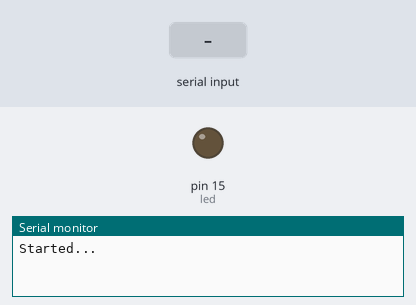
A sketch run on a simulated Arduino Uno, built with avr-gcc and run on an emulated ATmega328P. Parts: output pins drawn as LEDs (lit = HIGH), the last lines printed to the serial monitor. The test bench sets the inputs (shaded band).

Above: at 2.2 s.
2.3 s: "lock" received over the second serial link
At 3.6 s:
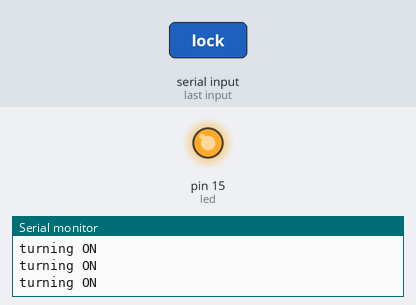
4.7 s: "unlock" received over the second serial link
At 6.8 s:
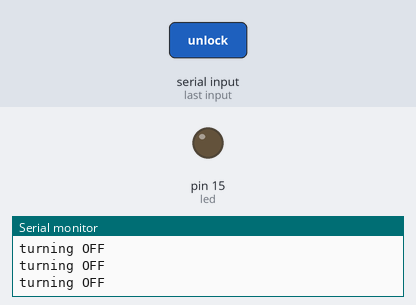
7.6 s: "ON" received over the second serial link
Timing chart, 0 to 10.6 s (numbered marks = the images above; inputs shaded):
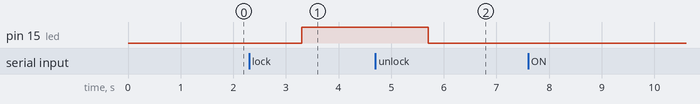

The sketch:

bt-02.ino
```cpp
#include <SoftwareSerial.h>
SoftwareSerial btSerial(5, 4); // D1 (GPIO5) is used as Rx while D2 (GPIO4) is used as Tx
int led = 15;   // led also the internal led of NodemCU
int ledState = LOW;   // led state to toggle
String ledB = "";

void setup() {
  delay(1000);
  Serial.begin(9600);
  btSerial.begin(9600);     // bluetooth module baudrate
  pinMode(led, OUTPUT);
  Serial.println("Started...");
}

void loop(){
  if (btSerial.available() > 0) {    // check if bluetooth module sends some data to esp8266
    String data = btSerial.readString();  // read the data from HC-05

    if(data.startsWith("lock")){
      ledB = "ON";
    }
    else if(data.startsWith("unlock")){
      ledB = "OFF";
    }

  }

  if(ledB == "ON") {          // if received data is 'n' the LED turns ON
    Serial.println("turning ON");
    digitalWrite(led, HIGH);
  }
  else if(ledB == "OFF") {          // if received data is 'f' the LED turns ON
    Serial.println("turning OFF");
    digitalWrite(led, LOW);
  }
}
```

Measured:
- after the input at 2.3 s, pin 15 (led): LOW → HIGH after 1.0 s
- after the input at 4.7 s, pin 15 (led): HIGH → LOW after 1.0 s
